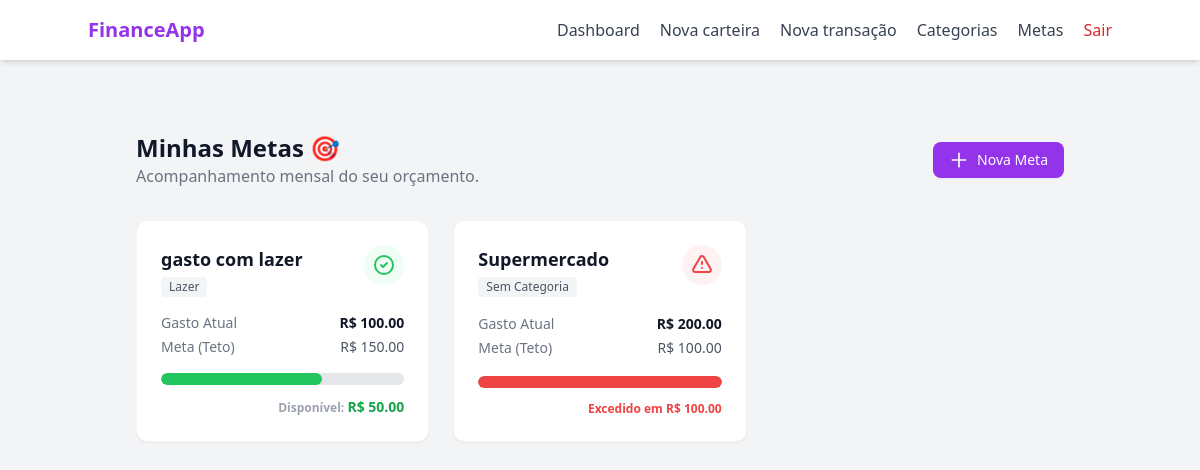
The page /goal/ (signed in) on the database its author committed.
### models/goal.py (models this page shows, shortened)
class Goal(db.Model):
    __tablename__ = "goals"
    id = db.Column(db.Integer, primary_key=True)
    goal_name = db.Column(db.String(100), nullable=False)
    target_amount = db.Column(db.Float, nullable=False)
    created_at = db.Column(db.Date, nullable= False)
    is_active = db.Column(db.Boolean, default=True)
    deadline = db.Column(db.Date, nullable=True)
    user_id = db.Column(db.Integer, db.ForeignKey("users.id"), nullable=False)
    category_id = db.Column(db.Integer, db.ForeignKey("categories.id"), nullable=True)
    category = db.relationship("UserCategory", backref="goals")

### models/category.py (models this page shows, shortened)
class Category(db.Model):
    __tablename__ = "categories"
    id = db.Column(db.Integer, primary_key= True)
    name = db.Column(db.String(100), nullable= False)
    type = db.Column(db.String(20), nullable= False)
    __mapper_args__ = {
        "polymorphic_on": type,
        "polymorphic_identity": "category"
    }

class UserCategory(Category):
    __mapper_args__ = {
        "polymorphic_identity": "user"
    }
    user_id = db.Column(db.Integer, db.ForeignKey("users.id"), nullable= True)

### routes/goal_routes.py (the view)
@goal_bp.route("/", methods=["GET"])
@login_required
def goal_index_page():
    GoalController.check_expired_goals(current_user.id)
    categories = CategoryController.get_user_categories(current_user.id)
    goals = GoalController.get_goals_by_user(current_user.id)
    goals_data = []
    for goal in goals:
        current_amount = 0
        if goal.category:
            for transaction in goal.category.transactions:
                if transaction.transaction_type == "expense" and transaction.created_at >= goal.created_at:
                    current_amount += transaction.value
        else:
            for transaction in TransactionController.get_user_transactions(current_user.id):
                if transaction.transaction_type == "expense":
                    current_amount += transaction.value
        goals_data.append({
            'name': goal.goal_name,
            'category_name': goal.category.name if goal.category else 'Sem Categoria',
            'current': float(current_amount),
            'target': float(goal.target_amount),
            'percentage': min(int((current_amount / goal.target_amount) * 100), 100),
            'real_percentage': int((current_amount / goal.target_amount) * 100),
            'remaining': float(goal.target_amount - current_amount),
            'status': 'safe' if current_amount <= goal.target_amount * 0.8 else
                      'warning' if current_amount <= goal.target_amount else
                      'danger'
        })
    return render_template('goal/index.html',
                           goals_data=goals_data,
                           categories=categories)

### controllers/category_controller.py (called while the page is built)
    @staticmethod
    def get_user_categories(user_id):
        return UserCategory.query.filter_by(user_id= user_id).all()

### controllers/goal_controller.py (called while the page is built)
    @staticmethod
    def get_goals_by_user(user_id):
        goals = Goal.query.filter_by(user_id= user_id, is_active= True).all()
        return goals

    @staticmethod
    def check_expired_goals(user_id):
        goals = GoalController.get_goals_by_user(user_id)
        today = datetime.today().date()
        for goal in goals:
            if goal.deadline <= today and goal.is_active:
                goal.is_active = False
        db.session.commit()

### controllers/transaction_controller.py (called while the page is built)
    @staticmethod
    def get_user_transactions(user_id):
        return Transaction.query.join(Wallet).filter(Wallet.user_id == user_id).order_by(Transaction.created_at.desc()).order_by(Transaction.id.desc()).all()

### templates/goal/index.html (shortened to what this page needs)
{% extends "base.html" %}
{% block content %}
<div class="max-w-7xl mx-auto px-4 sm:px-6 lg:px-8 py-8">
    <div class="flex flex-col sm:flex-row justify-between items-start sm:items-center mb-8 gap-4">
        <div>
            <h1 class="text-2xl font-bold text-gray-900">Minhas Metas 🎯</h1>
            <p class="text-gray-500">Acompanhamento mensal do seu orçamento.</p>
        </div>
        <button onclick="openCreateGoalModal()" class="inline-flex items-center px-4 py-2 bg-purple-600 hover:bg-purple-700 text-white text-sm font-medium rounded-lg shadow-sm transition-colors">
            <svg class="w-5 h-5 mr-2" fill="none" stroke="currentColor" viewBox="0 0 24 24"><path stroke-linecap="round" stroke-linejoin="round" stroke-width="2" d="M12 4v16m8-8H4"></path></svg>
            Nova Meta
        </button>
    </div>
    <div class="grid grid-cols-1 md:grid-cols-2 lg:grid-cols-3 gap-6">
        {% for item in goals_data %}
        <div class="bg-white rounded-xl shadow-sm border border-gray-100 p-6 flex flex-col justify-between hover:shadow-md transition-shadow h-full">
            <div class="flex justify-between items-start mb-4">
                <div>
                    <h3 class="font-bold text-gray-900 text-lg">{{ item.name }}</h3>
                    <span class="inline-flex items-center px-2 py-0.5 rounded text-xs font-medium bg-gray-100 text-gray-600 mt-1">
                        {{ item.category_name }}
                    </span>
                </div>
                {% if item.real_percentage >= 100 %}
                    <div class="text-red-500 bg-red-50 p-2 rounded-full">
                        <svg class="w-6 h-6" fill="none" stroke="currentColor" viewBox="0 0 24 24"><path stroke-linecap="round" stroke-linejoin="round" stroke-width="2" d="M12 9v2m0 4h.01m-6.938 4h13.856c1.54 0 2.502-1.667 1.732-3L13.732 4c-.77-1.333-2.694-1.333-3.464 0L3.34 16c-.77 1.333.192 3 1.732 3z"></path></svg>
                    </div>
                {% elif item.real_percentage >= 75 %}
                    <div class="text-yellow-500 bg-yellow-50 p-2 rounded-full">
                        <svg class="w-6 h-6" fill="none" stroke="currentColor" viewBox="0 0 24 24"><path stroke-linecap="round" stroke-linejoin="round" stroke-width="2" d="M13 16h-1v-4h-1m1-4h.01M21 12a9 9 0 11-18 0 9 9 0 0118 0z"></path></svg>
                    </div>
                {% else %}
                    <div class="text-green-500 bg-green-50 p-2 rounded-full">
                        <svg class="w-6 h-6" fill="none" stroke="currentColor" viewBox="0 0 24 24"><path stroke-linecap="round" stroke-linejoin="round" stroke-width="2" d="M9 12l2 2 4-4m6 2a9 9 0 11-18 0 9 9 0 0118 0z"></path></svg>
                    </div>
                {% endif %}
            </div>
            <div class="mb-4 space-y-1">
                <div class="flex justify-between text-sm">
                    <span class="text-gray-500">Gasto Atual</span>
                    <span class="font-bold text-gray-900">R$ {{ "%.2f"|format(item.current) }}</span>
                </div>
                <div class="flex justify-between text-sm">
                    <span class="text-gray-500">Meta (Teto)</span>
                    <span class="font-medium text-gray-600">R$ {{ "%.2f"|format(item.target) }}</span>
                </div>
            </div>
            <div class="relative w-full h-3 bg-gray-200 rounded-full overflow-hidden mb-3">
                <div class="absolute top-0 left-0 h-full rounded-full transition-all duration-500
                            {{ 'bg-red-500' if item.real_percentage >= 100 else
                               ('bg-yellow-400' if item.real_percentage >= 75 else 'bg-green-500') }}"
                     style="width: {{ item.percentage }}%">
                </div>
            </div>
            <div class="text-right text-xs font-semibold">
                {% if item.remaining >= 0 %}
                    <span class="text-gray-400">Disponível: </span>
                    <span class="text-green-600 text-sm">R$ {{ "%.2f"|format(item.remaining) }}</span>
                {% else %}
                    <span class="text-red-500">Excedido em R$ {{ "%.2f"|format(item.remaining | abs) }}</span>
                {% endif %}
            </div>
        </div>
        {% endfor %}
    </div>
</div>
{% endblock %}

### rows shown on the page
Goal: name "gasto com lazer", target "150.00"
UserCategory: category_name "Lazer"
Goal: name "Supermercado", category_name "Sem Categoria", current "200.00", target "100.00", {{ item.percentage }} 100 (drawn), remaining|abs "100.00"

### other values the page prints
{{ "%.2f"|format(item.current) }} "100.00"
{{ "%.2f"|format(item.remaining) }} "50.00"
